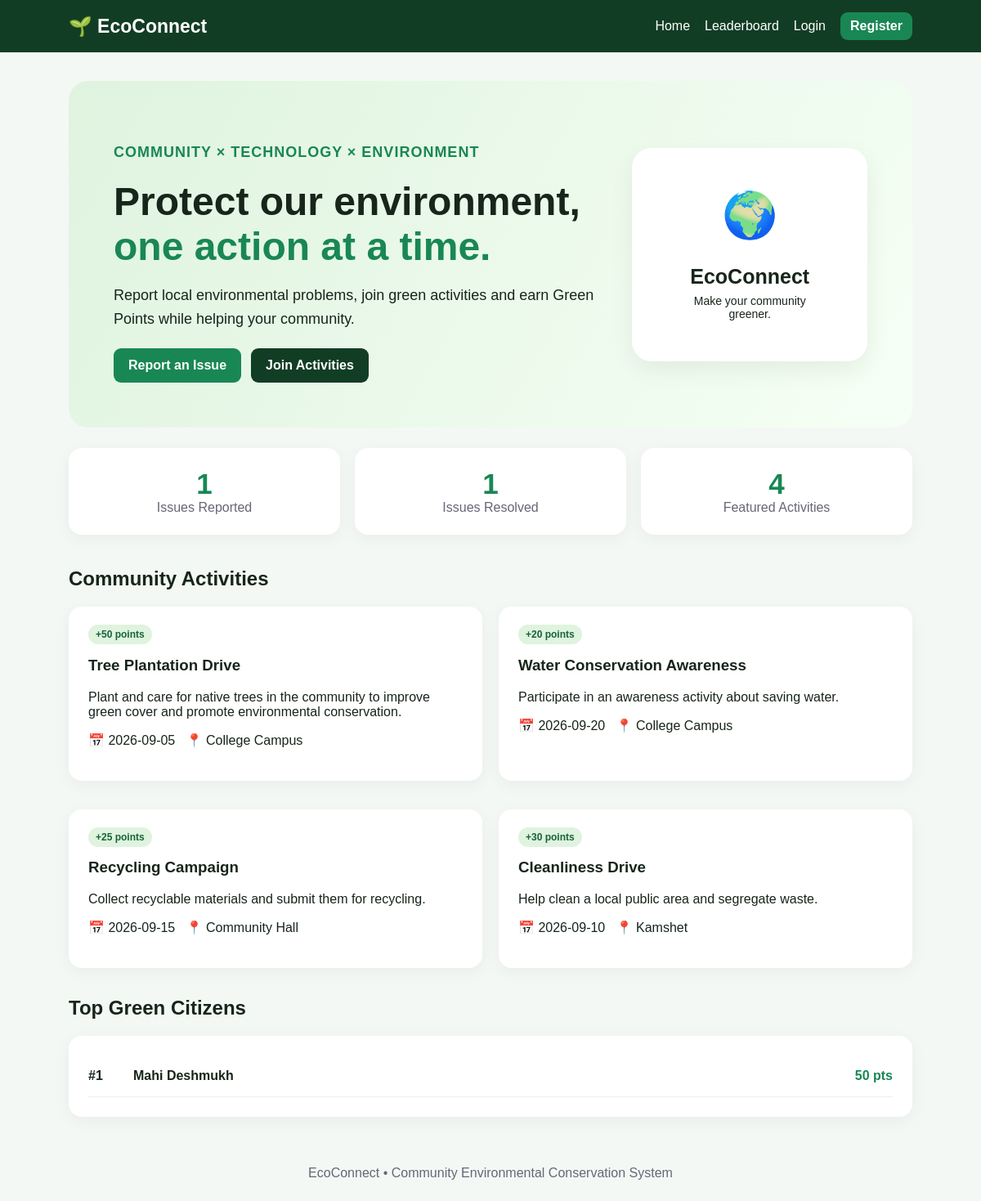
The page / on the database its author committed.
### tables this page shows
CREATE TABLE activities (
        id INTEGER PRIMARY KEY AUTOINCREMENT,
        title TEXT NOT NULL,
        description TEXT NOT NULL,
        points INTEGER DEFAULT 10,
        date TEXT,
        location TEXT
    );

CREATE TABLE users (
        id INTEGER PRIMARY KEY AUTOINCREMENT,
        name TEXT NOT NULL,
        email TEXT UNIQUE NOT NULL,
        password TEXT NOT NULL,
        role TEXT DEFAULT 'user',
        points INTEGER DEFAULT 0,
        created_at TIMESTAMP DEFAULT CURRENT_TIMESTAMP
    );

### app.py (the view)
@app.route("/")
def home():
    conn = get_db()
    activities = conn.execute("SELECT * FROM activities ORDER BY id DESC LIMIT 4").fetchall()
    leaderboard = conn.execute(
        "SELECT name, points FROM users WHERE role='user' ORDER BY points DESC, name LIMIT 5"
    ).fetchall()
    issue_count = conn.execute("SELECT COUNT(*) AS c FROM issues").fetchone()["c"]
    resolved_count = conn.execute(
        "SELECT COUNT(*) AS c FROM issues WHERE status='Resolved'"
    ).fetchone()["c"]
    conn.close()
    return render_template("index.html", activities=activities,
                           leaderboard=leaderboard,
                           issue_count=issue_count,
                           resolved_count=resolved_count)

### app.py (called while the page is built)
def get_db():
    conn = sqlite3.connect(DATABASE)
    conn.row_factory = sqlite3.Row
    return conn

def current_user():
    if "user_id" not in session:
        return None
    conn = get_db()
    user = conn.execute("SELECT * FROM users WHERE id=?", (session["user_id"],)).fetchone()
    conn.close()
    return user

@app.context_processor
def inject_user():
    return {"current_user": current_user()}

### templets/index.html
{% extends "base.html" %}
{% block content %}
<section class="hero">
    <div>
        <p class="tag">COMMUNITY × TECHNOLOGY × ENVIRONMENT</p>
        <h1>Protect our environment,<br><span>one action at a time.</span></h1>
        <p>Report local environmental problems, join green activities and earn Green Points while helping your community.</p>
        <div class="hero-buttons">
            <a class="btn" href="{{ url_for('report') }}">Report an Issue</a>
            <a class="btn secondary" href="{{ url_for('dashboard') }}">Join Activities</a>
        </div>
    </div>
    <div class="hero-card">🌍<br><strong>EcoConnect</strong><br><small>Make your community greener.</small></div>
</section>
<section class="stats">
    <div><strong>{{ issue_count }}</strong><span>Issues Reported</span></div>
    <div><strong>{{ resolved_count }}</strong><span>Issues Resolved</span></div>
    <div><strong>{{ activities|length }}</strong><span>Featured Activities</span></div>
</section>
<h2>Community Activities</h2>
<div class="grid">
{% for a in activities %}
    <div class="card">
        <span class="badge">+{{ a['points'] }} points</span>
        <h3>{{ a['title'] }}</h3>
        <p>{{ a['description'] }}</p>
        <p>📅 {{ a['date'] }} &nbsp; 📍 {{ a['location'] }}</p>
    </div>
{% endfor %}
</div>
<h2>Top Green Citizens</h2>
<div class="card">
{% for u in leaderboard %}
    <div class="rank"><span>#{{ loop.index }}</span><b>{{ u['name'] }}</b><strong>{{ u['points'] }} pts</strong></div>
{% else %}
    <p>No users yet. Be the first!</p>
{% endfor %}
</div>
{% endblock %}

### templates/base.html (shortened to what this page needs)
<!DOCTYPE html>
<html lang="en">
<head>
    <link rel="stylesheet" href="{{ url_for('static', filename='style.css') }}">
</head>
<body>
<nav class="navbar">
    <a class="brand" href="{{ url_for('home') }}">🌱 EcoConnect</a>
    <div class="navlinks">
        <a href="{{ url_for('home') }}">Home</a>
        <a href="{{ url_for('leaderboard') }}">Leaderboard</a>
        {% if current_user %}
            <a href="{{ url_for('dashboard') }}">Dashboard</a>
            {% if current_user['role'] == 'admin' %}
                <a href="{{ url_for('admin') }}">Admin</a>
            {% endif %}
            <a href="{{ url_for('logout') }}">Logout</a>
        {% else %}
            <a href="{{ url_for('login') }}">Login</a>
            <a class="btn small" href="{{ url_for('register') }}">Register</a>
        {% endif %}
    </div>
</nav>
<main class="container">
    {% block content %}{% endblock %}
</main>
<footer>
    EcoConnect • Community Environmental Conservation System
</footer>
</body>
</html>

### style.css (style rules this page uses)
* { box-sizing: border-box; }
body { margin: 0; font-family: Arial, Helvetica, sans-serif; background: #f4f8f4; color: #17251a; }
.navbar { background: #123d25; color: white; padding: 15px 7%; display: flex; align-items: center; justify-content: space-between; }
.brand { color: white; text-decoration: none; font-size: 23px; font-weight: 800; }
.navlinks { display: flex; align-items: center; gap: 18px; }
.navlinks a { color: white; text-decoration: none; }
.container { width: 86%; max-width: 1200px; margin: 35px auto; min-height: 78vh; }
.hero { background: linear-gradient(120deg, #dff3df, #f6fff5); border-radius: 24px; padding: 55px; display: flex; justify-content: space-between; align-items: center; }
.hero h1 { font-size: 48px; margin: 10px 0; }
.hero h1 span { color: #198754; }
.hero p { max-width: 650px; font-size: 18px; line-height: 1.6; }
.hero-card { background: white; border-radius: 24px; padding: 50px; text-align: center; font-size: 55px; box-shadow: 0 10px 30px #0001; }
.hero-card strong { font-size: 25px; }
.hero-card small { display: block; font-size: 14px; }
.tag { color: #198754; font-weight: 800; letter-spacing: 1px; }
.hero-buttons { display: flex; gap: 12px; margin-top: 22px; flex-wrap: wrap; }
.btn { border: 0; background: #198754; color: white; text-decoration: none; padding: 12px 18px; border-radius: 9px; cursor: pointer; display: inline-block; font-weight: 700; }
.btn.secondary { background: #123d25; }
.btn.small { padding: 8px 12px; }
.stats { display: grid; grid-template-columns: repeat(3,1fr); gap: 18px; margin: 25px 0 40px; }
.stats div, .card, .form-card { background: white; border-radius: 16px; padding: 24px; box-shadow: 0 5px 20px #0000000c; }
.stats div { text-align: center; }
.stats strong { display: block; font-size: 35px; color: #198754; }
.stats span { color: #667; }
.grid { display: grid; grid-template-columns: repeat(2,1fr); gap: 20px; }
.card { margin-bottom: 15px; }
.badge { background: #dff3df; color: #17633a; padding: 5px 9px; border-radius: 20px; font-size: 12px; font-weight: bold; }
.rank { display: flex; align-items: center; gap: 20px; padding: 16px 0; border-bottom: 1px solid #eee; }
.rank span { font-weight: bold; width: 35px; }
.rank b { flex: 1; }
.rank strong { color: #198754; }
footer { text-align: center; padding: 25px; color: #667; }

### rows shown on the page
activities: points "50", title "Tree Plantation Drive", description "Plant and care for native trees in the community to improve green cover and promote environmental conservation.", date "2026-09-05", location "College Campus"
activities: points "20", title "Water Conservation Awareness", description "Participate in an awareness activity about saving water.", date "2026-09-20", location "College Campus"
activities: points "25", title "Recycling Campaign", description "Collect recyclable materials and submit them for recycling.", date "2026-09-15", location "Community Hall"
activities: points "30", title "Cleanliness Drive", description "Help clean a local public area and segregate waste.", date "2026-09-10", location "Kamshet"
users: name "Mahi Deshmukh", points "50"

### other values the page prints
{{ issue_count }} "1"
{{ resolved_count }} "1"
{{ activities|length }} "4"
